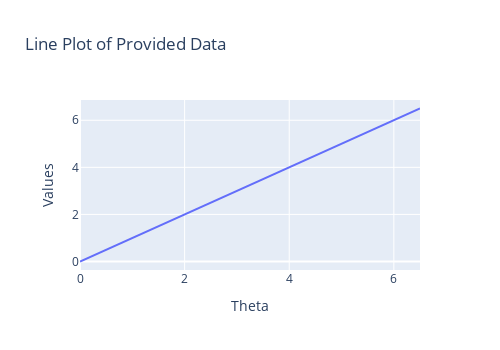

Write notebook code for a chart like this one.
### Code cell
import pandas as pd
import plotly.graph_objects as go

# Create the DataFrame from the provided data
data = {
    'theta': [0.0, 0.5, 1.0, 1.5, 2.0, 2.5, 3.0, 3.5, 4.0, 4.5, 5.0, 5.5, 6.0, 6.5],
    'values': [0.0, 0.5, 1.0, 1.5, 2.0, 2.5, 3.0, 3.5, 4.0, 4.5, 5.0, 5.5, 6.0, 6.5]
}

df = pd.DataFrame(data)

# Create line plot
fig = go.Figure()

fig.add_trace(go.Scatter(x=df['theta'], y=df['values'], mode='lines', name='Line Plot'))

# Add titles and labels
fig.update_layout(
    width=500,  # Adjust based on your needs
    height=350,
    title='Line Plot of Provided Data',
    xaxis_title='Theta',
    yaxis_title='Values'
)

# Save plot to an HTML file
fig.write_html("line_plot.html")

# Optionally, display the plot
fig.show()

### Figure 1 — Plotly figure (JSON) as saved in the notebook; plotly's stock layout.template omitted (floating-point values rounded to 4 significant figures)
{"data": [{"mode": "lines", "name": "Line Plot", "type": "scatter", "x": [0, 0.5, 1, 1.5, 2, 2.5, 3, 3.5, 4, 4.5, 5, 5.5, 6, 6.5], "y": [0, 0.5, 1, 1.5, 2, 2.5, 3, 3.5, 4, 4.5, 5, 5.5, 6, 6.5]}], "layout": {"height": 350, "title": {"text": "Line Plot of Provided Data"}, "width": 500, "xaxis": {"autorange": true, "range": [0, 6.5], "title": {"text": "Theta"}, "type": "linear"}, "yaxis": {"autorange": true, "range": [-0.3611, 6.861], "title": {"text": "Values"}, "type": "linear"}}}
